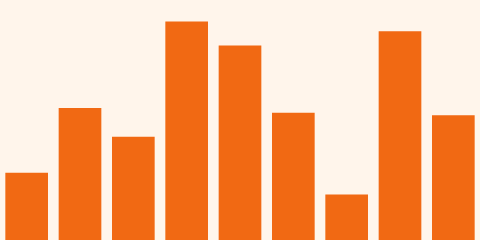

Express this chart as Vega-Lite.
### Vega-Lite specification from a JSON file in a GitHub repository (floating-point values rounded to 4 significant figures)
{"$schema": "https://vega.github.io/schema/vega-lite/v2.json", "description": "Small charts", "background": "#fff5eb", "width": 100, "height": 50, "padding": 0, "autosize": "fit", "data": {"values": [{"a": "A", "b": 28}, {"a": "B", "b": 55}, {"a": "C", "b": 43}, {"a": "D", "b": 91}, {"a": "E", "b": 81}, {"a": "F", "b": 53}, {"a": "G", "b": 19}, {"a": "H", "b": 87}, {"a": "I", "b": 52}]}, "mark": {"type": "bar"}, "encoding": {"x": {"field": "a", "type": "ordinal", "axis": null, "scale": {"paddingInner": 0.2}}, "y": {"field": "b", "type": "quantitative", "axis": null}}, "config": {"axis": {"labels": false, "ticks": false, "domain": false}, "view": {"strokeWidth": 0}, "line": {"color": "#f16913"}, "bar": {"color": "#f16913"}, "point": {"color": "#f16913"}, "circle": {"color": "#f16913"}, "rect": {"color": "#f16913"}, "area": {"color": "#f16913"}, "rule": {"stroke": "#f16913"}, "square": {"color": "#f16913"}, "tick": {"color": "#f16913"}}}
